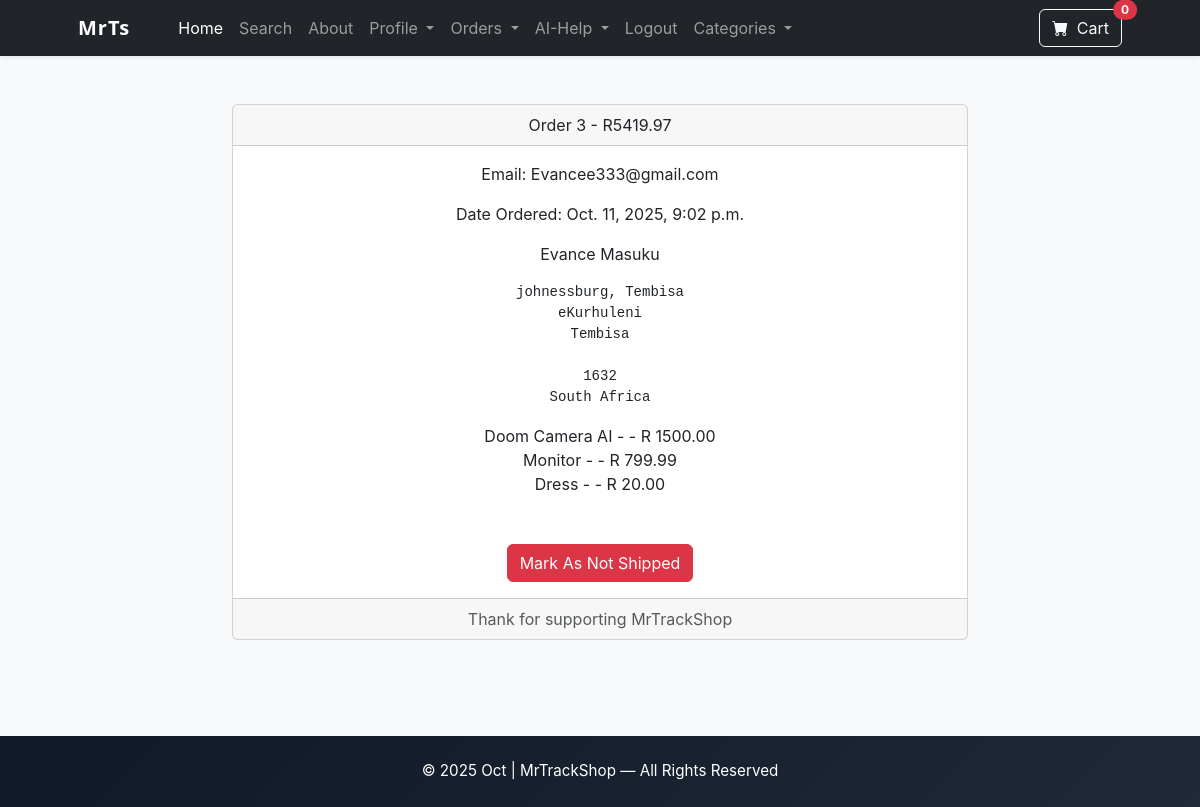
The app's page /payment/orders/3 (signed in) with its own data.
### payment/models.py (models this page shows, shortened)
class Order(models.Model):
    user = models.ForeignKey(User, on_delete=models.CASCADE,null=True)
    full_name = models.CharField(max_length=250)
    email =models.EmailField(max_length=250)
    shipping_address = models.TextField(max_length=15000)
    amount_paid = models.DecimalField(max_digits=10,decimal_places=2)
    date_ordered = models.DateTimeField(auto_now_add=True)
    shipped = models.BooleanField(default=False)
    date_shipped = models.DateTimeField(blank=True, null=True)
    invoice = models.CharField(max_length=250,null=True,blank=True)
    paid = models.BooleanField(default=False)

class OrderItem(models.Model):
    order = models.ForeignKey(Order, on_delete=models.CASCADE, null=True)
    product = models.ForeignKey(Product, on_delete=models.CASCADE, null=True)
    user = models.ForeignKey(User, on_delete=models.CASCADE, null=True, blank=True)
    quantity = models.PositiveBigIntegerField(default=1)
    price = models.DecimalField(max_digits=10, decimal_places=2)

### store/models.py (models this page shows)
class Product(models.Model):
    name = models.CharField(max_length=100)
    price = models.DecimalField(default=0, decimal_places=2, max_digits=7)
    category = models.ForeignKey(Category, on_delete=models.CASCADE, default=1)
    description = models.CharField(max_length=250, default='', blank=True, null=True)
    image = models.ImageField(upload_to='uploads/product/')
    is_sale = models.BooleanField(default=False)
    sale_price = models.DecimalField(default=0, decimal_places=2, max_digits=6)
    def __str__(self):
        return self.name

### payment/views.py (the view, shortened to what this page needs)
# urls.py: path('orders/<int:pk>', views.orders,name='orders'),
def orders(request, pk):
    if request.user.is_authenticated and request.user.is_superuser:
        order = Order.objects.get(id=pk)
        items = OrderItem.objects.filter(order=pk)
        return render(request, 'payments/orders.html', {"order": order, "items": items})
    messages.error(request, "Access Denied.")
    return redirect('home')

### cart/cart.py (called while the page is built)
    def __len__(self):
        return len(self.cart)

### cart/context_processors.py (called while the page is built)
def cart(request):
    return {'cart': Cart(request)}

### payment/templates/payments/orders.html (shortened to what this page needs)
{% extends 'base.html' %}
{% block content %}
<section class="py-5 bg-light">
  <div class="container">
    <div class="row justify-content-center">
      <br/><br/>
        <div class="col-lg-8 col-md-10">
                <div class="card text-center">
  <div class="card-header">
    Order {{ order.id }}  - R{{ order.amount_paid }}
  </div>
  <div class="card-body">
    <p class="card-text">Email: {{ order.email }}</p>
    {% if order.date_shipped %}
        <p class="card-text">Date Shipped:{{ order.date_shipped}}</p>
    {% else %}
        <p class="card-text">Date Ordered: {{ order.date_ordered}}</p>
    {% endif %}
    <p class="card-text">{{ order.full_name}}</p>
    <pre class="card-text">{{ order.shipping_address}}</pre>
    {% for item in items %}
        {{ item.product }} - {{ item.Quantity}} - R {{ item.price}}<br/>
    {% endfor %}
    <br/><br/>
    {% if not order.shipped %}
    <form method="POST">
        {% csrf_token %}
        <input type="hidden" name="shipping_status" value="true">
        <button type="submit" class="btn btn-success">Mark As Shipped</button>
    </form>
    {% else %}
    <form method="POST">
        <button type="submit" class="btn btn-danger">Mark As Not Shipped</button>
    </form>
    {% endif %}
  </div>
  <div class="card-footer text-body-secondary">
    Thank for supporting MrTrackShop
  </div>
</div>
<br/><br/>
      </div>
    </div>
  </div>
</section>
{% endblock %}

### store/templates/base.html (style rules this page uses)
body { font-family: "Inter", system-ui, -apple-system, "Segoe UI", Roboto, sans-serif; }

### records on screen
Order: id "3", amount_paid "5419.97", email "Evancee333@gmail.com", date_ordered "Oct. 11, 2025, 9:02 p.m.", full_name "Evance Masuku", shipping_address "johnessburg, Tembisa eKurhuleni Tembisa 1632 South Africa"
OrderItem: product "Doom Camera AI", price "1500.00"
OrderItem: product "Monitor", price "799.99"
OrderItem: product "Dress", price "20.00"

### other values on screen
{{ cart|length }} "0"
